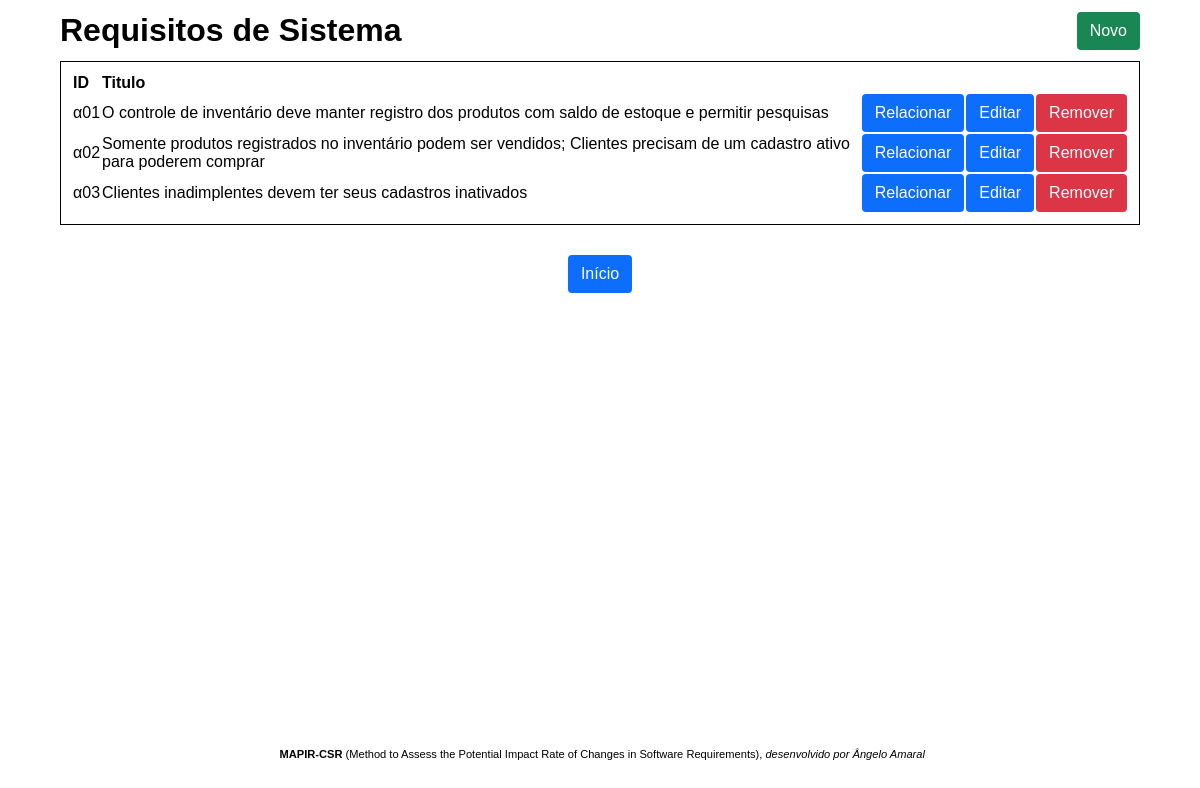
/src/pages/system/read.php, run on the app's committed database.
### tables this page shows
CREATE TABLE IF NOT EXISTS `m_requisito_sistema` (
  `ID_Req_Sis` varchar(6) NOT NULL,
  `Titulo` varchar(255) DEFAULT NULL,
  PRIMARY KEY (`ID_Req_Sis`)
);

### src/database/system.php (called while the page is built, shortened)
<?php
function readReqSisDb($conn) {
    $ReqSiss = [];
	$sql = "SELECT * FROM m_requisito_sistema";
	$result = mysqli_query($conn, $sql);
	$result_check = mysqli_num_rows($result);
	if($result_check > 0)
		$ReqSiss = mysqli_fetch_all($result, MYSQLI_ASSOC);
	return $ReqSiss;
}

### src/actions/system.php (called while the page is built, shortened)
<?php
require_once '../../database/system.php';
function readReqSisAction($conn) {
	return readReqSisDb($conn);
}

### src/pages/system/read.php (the view, shortened to what this page needs)
<?php
require_once '../../../config.php';
require_once '../../../src/actions/system.php';
require_once '../partials/header.php';
$users = readReqSisAction($conn);
?>
<div class="container">
	<div class="row">
		<a href="../../pages/system/read.php"><h1>Requisitos de Sistema</h1></a>
		<a class="btn btn-success text-white" href="./create.php">Novo</a>
	</div>
	<table class="table-users">
		<tr>
			<th align="left">ID</th>
			<th align="left">Titulo</th>
		</tr>
		<?php foreach($users as $row): ?>
		<tr>
			<td class="cell"><?=htmlspecialchars($row['ID_Req_Sis'])?></td>
			<td class="cell"><?=htmlspecialchars($row['Titulo'])?></td>
			<td>
				<a class="btn btn-primary text-white" href="../../pages/sys_user/edit.php?id=<?=$row['ID_Req_Sis']?>">Relacionar</a>
			</td>
			<td>
				<a class="btn btn-primary text-white" href="./edit.php?id=<?=$row['ID_Req_Sis']?>">Editar</a>
			</td>
			<td>
				<a class="btn btn-danger text-white" href="./delete.php?id=<?=$row['ID_Req_Sis']?>">Remover</a>
			</td>
		</tr>
		<?php endforeach; ?>
	</table>
</div>
<?php require_once '../partials/footer.php'; ?>

### css/style.css (style rules this page uses)
* { margin: 0px; padding: 0px; font-family: Arial, Helvetica, sans-serif; color: #000; }
a { text-decoration: none; }
.table-users, .form-div { border: solid 1px; margin-top: 1%; padding: 10px; }
.table-users { width: 100%; }
.table-users tbody tr th { text-align: left; }
.row { display: flex; justify-content: space-between; align-content: center; }
.container { padding-left: 5%; padding-right: 5%; padding-top: 1%; padding-bottom: 1%; }
.btn { display: inline-block; font-weight: 400; line-height: 1.5; text-align: center; text-decoration: none; vertical-align: middle; cursor: pointer; border: 1px solid transparent; padding: .375rem .75rem; font-size: 1rem; border-radius: .25rem; }
.btn-success { background-color: #198754; }
.btn-primary { background-color: #0d6efd; }
.btn-danger { background-color: #dc3545; }
.text-white { color: #FFF; }

### data on the page
m_requisito_sistema: ID_Req_Sis "α01", Titulo "O controle de inventário deve manter registro dos produtos com saldo de estoque e permitir pesquisas"
m_requisito_sistema: ID_Req_Sis "α02", Titulo "Somente produtos registrados no inventário podem ser vendidos; Clientes precisam de um cadastro ativo para poderem comprar"
m_requisito_sistema: ID_Req_Sis "α03", Titulo "Clientes inadimplentes devem ter seus cadastros inativados"
